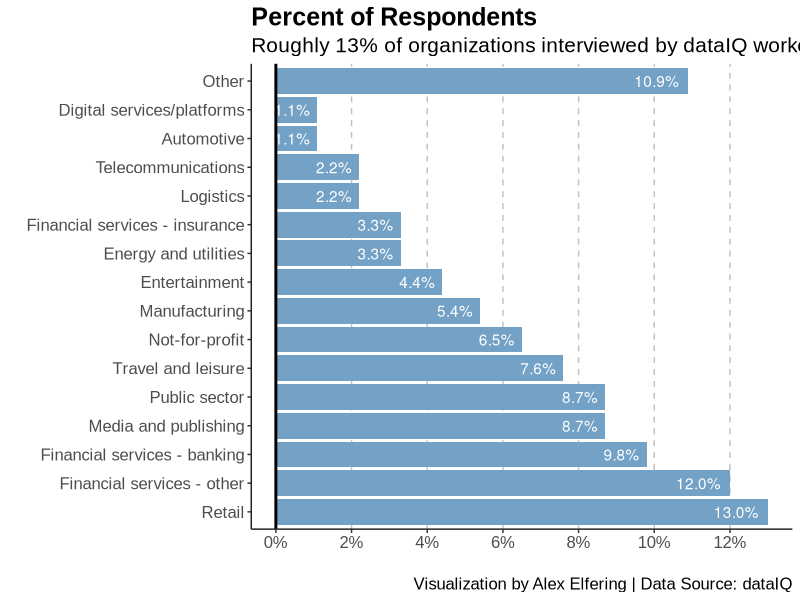

Generate this figure with R:
# makeover monday
# week 41 - Survey Respodents by Industry

library(dplyr)
library(tidyr)
library(ggplot2)
library(tidyverse)
library(scales)

setwd("~/Documents/GitHub/Makeover-Monday-Challenges/2020 Week 41 - Survey Respondents")

book1 <- read.csv('Book1.csv')

head(book1)
str(book1)

# Data cleaning
new_col_names <- c('Industry.Sector', 'Percent')
colnames(book1) <- new_col_names

book1_pct <- dplyr::mutate(book1, Percent.Respondents = Percent/100)

max_percent <- max(book1_pct$Percent.Respondents)

# reorder the industries to put 'other' at the bottom
book1_tiers <- book1_pct %>%
  mutate(Is.Not.Other = ifelse(Industry.Sector == 'Other', 0, 1),
         ordering = as.numeric(Is.Not.Other) + Percent.Respondents,
         Industry.Sector = fct_reorder(Industry.Sector, ordering, .desc = T)) %>% 
  ggplot(aes(x = Industry.Sector,
             y = Percent.Respondents,
             label = percent(Percent.Respondents))) +
  geom_bar(stat = 'identity',
           position = 'identity', 
           fill = '#73a2c6') +
  coord_flip() +
  geom_text(aes(hjust = 1.2), color = "white") +
  geom_hline(yintercept = 0,
             size = 1) +
  scale_y_continuous(limits=c(0,max_percent),
                     breaks = seq(0, max_percent, by = 0.02),
                     labels = percent) +
  labs(x = '',
       y = '',
       title = 'Percent of Respondents',
       subtitle = 'Roughly 13% of organizations interviewed by dataIQ worked in reta ',
       caption = 'Visualization by Alex Elfering | Data Source: dataIQ') +
  theme(plot.title = element_text(face = 'bold', size = 18, family = 'Arial'),
        legend.position = 'top',
        legend.background=element_blank(),
        legend.key=element_blank(),
        legend.text = element_text(size = 12, family = 'Arial'),
        legend.title = element_text(size = 12, family = 'Arial'),
        plot.subtitle = element_text(size = 15, family = 'Arial'),
        plot.caption = element_text(size = 12, family = 'Arial'),
        axis.title = element_text(size = 12, family = 'Arial'),
        axis.text = element_text(size = 12, family = 'Arial'),
        strip.text = ggplot2::element_text(size = 12, hjust = 0, face = 'bold', color = 'black', family = 'Arial'),
        strip.background = element_rect(fill = NA),
        panel.background = ggplot2::element_blank(),
        axis.line = element_line(colour = "#222222", linetype = "solid"),
        panel.grid.major.y = ggplot2::element_blank(),
        panel.grid.major.x = element_line(colour = "#c1c1c1", linetype = "dashed")) 


